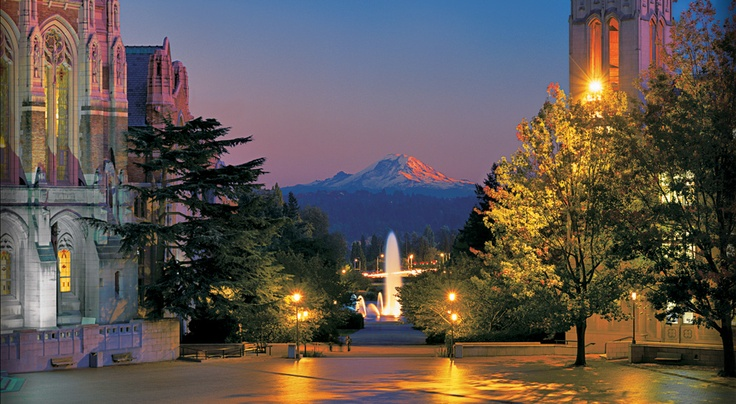
#> input picture lab2/Lab 2 Part 2 code files/test.jpg, 736 x 404 px, found by its file name
$ jupyter execute --allow-errors 'Lab2 Part2_Image Processing_Key.ipynb'
#> lines starting #> are read from the running program, lines starting #| are printed output that depends on the picture
[cell 1]
import matplotlib.pyplot as plt
import numpy as np
from PIL import Image

# Section 1: Pixels and Matrices

The following examples are meant to get you accustomed to and familiar with working with
images and matrices in python.

To better understand the way pixels work, we can use python to develop an 8-bit greyscale
image. To do this we can define a matrix filled with numeric values within the range of 0 and 255.
0 corresponds to black and 255 corresponds to white and the pixel definition varies linearly
between white and black between 0 and 255, hence the image being greyscale.

[cell 2]
# 2 dimentional (3 x 3) matrix A

A = np.array([[0, 130, 255],
              [0, 130, 255],
              [0, 130, 255]])

With matrix A defined in python, we can now use the plt.imshow() function to
display / plot the matrix as an image.

[cell 3]
plt.imshow(A, vmin=0,vmax=255,cmap='gray')

### Exercise 1a:
After understanding the development of a 2-dimensional matrix and functions used
to display the defined image, develop a 6x6 checkerboard image as following:

[cell 4]
odd_line = [255, 0, 255, 0, 255, 0]
even_line = [0, 255, 0, 255, 0, 255]
matrix_1a = [odd_line, even_line, odd_line, even_line, odd_line, even_line]

plt.imshow(matrix_1a, vmin = 0, vmax = 255, cmap='gray')

More definition can be added to your image by defining a matrix with more rows and columns.
Below is a 12x11 matrix. The code illustrates one way to develop matrix A and, then, an equivalent
but easier way.

[cell 5]
# Below is a 12 x 11 matrix.

A = np.array([[  1,   1,   1,   1,   1,   1,   1,   1,   1,   1,   1],
              [  1,   1,   1,   1,   1,   1,   1,   1,   1,   1,   1],
              [  1,   1,   1,   1,   1,   1,   1,   1,   1,   1,   1],
              [  1,   1,   1,   1,   1,   1,   1,   1,   1,   1,   1],
              [  0,  25,  50,  75, 100, 125, 150, 175, 200, 225, 250],
              [  0,  25,  50,  75, 100, 125, 150, 175, 200, 225, 250],
              [  0,  25,  50,  75, 100, 125, 150, 175, 200, 225, 250],
              [  0,  25,  50,  75, 100, 125, 150, 175, 200, 225, 250],
              [255, 255, 255, 255, 255, 255, 255, 255, 255, 255, 255],
              [255, 255, 255, 255, 255, 255, 255, 255, 255, 255, 255],
              [255, 255, 255, 255, 255, 255, 255, 255, 255, 255, 255],
              [255, 255, 255, 255, 255, 255, 255, 255, 255, 255, 255]])

is equivalent to:

[cell 6]
# The code below illustrates one way to develop the equivalent 12 x 11 matrix in an easier way.
A_part1 = 1*np.ones([4,11], dtype = int)
A_part2 = np.array([np.arange(0, 275, 25, dtype = int),
                   np.arange(0, 275, 25, dtype = int),
                   np.arange(0, 275, 25, dtype = int),
                   np.arange(0, 275, 25, dtype = int)])
A_part3 = 255*np.ones([4,11], dtype = int)

A_new = np.append(A_part1, A_part2, axis = 0)
A_new = np.append(A_new, A_part3, axis = 0)

print(np.array_equal(A, A_new))

Using np.arange() and np.ones(), you can easily build up your image with thousands of pixels if desired.
And to display the image defined with matrix A, we can use the following code.

[cell 7]
plt.imshow(A_new, vmin = 0, vmax = 255, cmap='gray')

A simple “transpose” operation may be performed on the matrix by using the “.T” transpose
function. By running the following lines of code you can visually understand how a transpose
alters an image in a new figure.

[cell 8]
# A simple "transpose" operation may be performed on the matrix by using the “.T” transpose function
print(A_new.T)
plt.imshow(A_new.T, vmin = 0, vmax = 255, cmap='gray')

   So far we have been working with greyscale images, where pixel intensity values from 0 to 255
represent black, white, and various shades of grey. How about color images, how are they different
from greyscale images?

   First off, color will add depth to your image as well as to the matrix
producing it. By adding color, there will be 3 dimensions to your matrix (MxNxD). The additional
3
rd dimension (denoted by D), added to the 2-dimnesional case seen prior as greyscale, accounts
for the RGB layers (Red, Green, Blue) of the color image. Each pixel now has 3 components, so,
we will have 3 matrices to describe the R and G and B pieces of the colored image. Here is an
example where you will be able to recognize many similarities to the previous greyscale code:

[cell 9]
# Color: RGB 3-Dimentional Matrix
# Overlay 3 Matrices

# Define the Red layer
A_R = [[255, 0, 0],
       [255, 0, 0],
       [255, 0, 0]]

# Define the Green layer
A_G = [[0, 255, 0],
       [0, 255, 0],
       [0, 255, 0]]

# Define the Blue layer
A_B = [[0, 0, 255],
       [0, 0, 255],
       [0, 0, 255]]

# Overlay 3 layers
A = np.stack([A_R, A_G, A_B], axis = 2)
print(A)

# print the defined image
plt.imshow(A)

Here is an example of a larger image where colors overlay and are seen in an additive sense:

[cell 10]
# https://en.wikipedia.org/wiki/Additive_color
# Overlay 3 Matrices

# Define the sub-elements of matrices
Ele_1 = 255*np.ones([6,4], dtype = int)
Ele_2 = np.zeros([6,2], dtype = int)
Ele_3 = np.zeros([6,1], dtype = int)

# Define the Red layer
A_R = np.append(Ele_1, Ele_2, axis = 1)

# Define the Green layer
A_G = np.append(Ele_3, Ele_1, axis = 1)
A_G = np.append(A_G, Ele_3, axis = 1)

# Define the Blue layer
A_B = np.append(Ele_2, Ele_1, axis = 1)

# Overlay RGB layers
A = np.stack([A_R, A_G, A_B], axis = 2)

# print the defined image
plt.imshow(A)

### Exercise 1b
After understanding the development of a 3-dimensional matrix to produce an RGB
image and functions used to display the defined image, create a color pattern of your choice with
at least a 6 x 6 x 3 matrix.

# Section 2: Loading Images into Python notebook

The previous section was to get you familiar with using python to create and manipulate your
own images. You should now understand that images are stored as arrays/matrices in python.

Now let’s take an existing image and see how we can manipulate it. Before we can do this, we
must first load the image into python.
Loading an image into python can
be performed using a single function.

[cell 11]
# Use the following function to load your image('test.jpg')
IMG = plt.imread("test.jpg")
#> IMG is the input picture: shape (404, 736, 3); mean R, G, B 95.3, 85.5, 79.4
plt.imshow(IMG)

Note that in order to use this method, your image must be in your Current Jupyter Notebook Folder in order for
python to recognize and load it into your Workspace.

### Exercise 2a:
Do a google images search and download a color JPG format image. Use the above
methods to place your image into the python. Execute the plt.imread() command and
store your image as a variable called “IMG”.

#> (a cell that did not finish here is left out)

Notice that after you execute this command, a variable called IMG will be created. Notice that this
variable is actually a matrix of numbers, as explained in the first section of this lab. Take a second
to recall the significance of this. Python and pretty much all digital image processing software
tools store images as just huge matrices of numbers. From mathematics, we can perform
mathematical operations on matrices with ease. Many of the effects we will explore when we get
to the section on filtering involve simple mathematical operations on matrices. Keep this in mind
as you progress through the lab.

Now there are a few questions you should ask yourself at this point. From our previous discussion
the answers should hopefully be clear by now. One, why is the image sized the way it is, why does
it have three dimensions. Two, what do the values of the numbers mean? Before proceeding to the
next exercise, be sure to spend some time thinking about these questions.

# Section 3: Exploring the Image Structure

Notice that your dot JPG image is stored as a MxNx3 dimensional matrix (M denotes the number
of rows, N the number of columns, and 3 is the number of layers). You know that you can represent
any color as a combination of Red, Green, and Blue. These layers specify the exact content of each
of these RGB building blocks per pixel. To get a better understanding of this, you should break
the image up into components and display each layer as a separate image.

[cell 13]
# To separate the RGB layers, we can slice the IMG variable with following command
R = IMG[:, :, 0]

### Exercise 3a:
Separate your image into RGB layers. Execute the previously mentioned command
for each layer (R, G, and B, or the 1st, 2nd, and 3rd layers) of the image. Save your results in variables
R,G, and B for the next exercise. (NOTE: the python arrays start at index 0)

[cell 14]
# Separating RGB layers from the IMG
R = IMG[:, :, 0]
G = IMG[:, :, 1]
B = IMG[:, :, 2]

Look at the dimensions on each of these single layer matrices, you will notice that they are only MxN
and they are missing the third dimension. This is because you have in effect taken the single 3-
layered image and have split it up into three single layered images.

In order to get around this issue, for each image layer (R,G, and B), we will recreate the other two
layers. We will use all zeroes for the pixel values of these reconstructed layers, this will in effect
only show the RGB layer of interest when we call plt.imshow() (an RGB image with a nonzero Red
layer and zero Blue and Green layers). Here is the code which will accomplish all of the above.

[cell 15]
# Construct the all zero M x N helper matrix
helper_layer = np.zeros(R.shape, dtype = int)

# Construct the new images with separated R, G, B layers
red_only   = np.stack([R, helper_layer, helper_layer], axis = 2)
green_only = np.stack([helper_layer, G, helper_layer], axis = 2)
blue_only  = np.stack([helper_layer, helper_layer, B], axis = 2)

### Exercise 3b:
Look at the original image; can you guess which of the RGB layers seems to be of
most importance or is most prevalent? (Does the image have a redder tone to it? You could say
that the Red layer is most prevalent). Display each of the RGB layers using imshow().

[cell 16]
plt.figure(1)
plt.imshow(red_only)
plt.figure(2)
plt.imshow(green_only)
plt.figure(3)
plt.imshow(blue_only)

##### After you have identified which layer you think is of most importance, let’s see what happens to the image if we alter that particular layer

### Exercise 3c:
Scale this layer of your image by some factor which is less than 1. For example, using
the following line of code, I can scale down the red layer of my image by a scale factor of 0.2, and
then add it back to my original image:

[cell 17]
# Scale down the red layer
new_R = np.array(0.2 * R, dtype = int)
# Construct new image with scaled layer
new_image_1 = np.stack([new_R, G, B], axis = 2)

# [7 lines of commented-out code are left out]

[cell 18]
# Scale down the blue layer
new_B = np.array(0.2 * B, dtype = int)
# Construct new image with scaled layer
new_image_2 = np.stack([R, G, new_B], axis = 2)

### Exercise 3d:
Display this new image and compare it to the original image, would you say your
image looks better or worse? Comment.

[cell 19]
plt.figure(1)
plt.imshow(new_image_1)
plt.figure(2)
plt.imshow(new_image_2)
plt.figure(3)
plt.imshow(IMG)

### Exercise 3e:

#### Teeth Whitening.

Whitening toothpaste often achieves its goal by taking advantage of a phenomenon known as an
optical shift. Basically, a blue pigment contained in the toothpaste is applied to stained teeth during
regular brushing. A thin layer of this pigment is deposited which alters the optical qualities (how
the light reflected off of the surface of the tooth is perceived by the brain) of the stained tooth and
makes the tooth appear visibly whiter. In this exercise, we will simulate the effects of whitening
toothpaste on some yellowed teeth using python and the concepts you have learned so far.

Complete the following steps using the provided image, ‘stained_teeth.jpg’.

Step 1) Import the image “stained_teeth.jpg” into your workspace.

Step 2) Separate the blue layer from this image. Amplify this layer by scaling it up by some number
greater than 1.

Step 3) Take your new blue layer, and combine it with the original red and green layers of the
“stained_teeth” image. (Hint: You can make use of the cat() function to do this.)

Step 4) Show the new image next to the old image using subplot(). Do the teeth appear whiter? If
there is no noticeable effect, try increasing your scale factor.

Step 5) Try different scaling factors for the blue layer, display two new images with differently
scaled blue layers.

#> (a cell that did not finish here is left out)

#> (a cell that did not finish here is left out)

# Section 4: Median Filter and Image Blending

By now, you know that images are just large matrices of numbers. You also know how to do basic
manipulations to those matrices to achieve some desired effect. We are now in a position to start
exploring more advanced effects such as image filtering. Understand that the word “filtering” is
used in the common sense, in that a filter is just something which removes undesirable components
and lets the good components pass. In this section, we will start off with image filtering to remove
undesirable effects, formally known as “noise”.

#> (a cell that did not finish here is left out)

### Exercise4a:

Complete the median filter function below and run it on "noise_IMG" with window size of 7x7. Compare the output image with the original image, could you notice the improvement?

[cell 23]
# [31 lines left out: function median_filter, not called in this run]

#> (a cell that did not finish here is left out)

### Exercise4b:

Try filter the original image with different kernal sizes. Could you tell how does kernal sizes affect the result?

#> (a cell that did not finish here is left out)

Besides denoising, we can also blend different images together to create "illusions".

To blend the images, we want to first resize them to the same size. For resizing, we will need a new way to load and save the images as following.

#> (a cell that did not finish here is left out)

Then, you can blend the images with following steps:

    1) Initialize the RGB layers for result image.

    2) Separate the RGB layers of original images.

    3) Multiply the separated layers with a blending weight coefficient.

    4) Add the corresponding layers together.

    5) Overlay the layers to get the blended image.

#> (a cell that did not finish here is left out)

### Exercise 4c:
Try different blending weight coefficiencts and display different blended images. Could you tell how the coefficients affects the resulting images?

# Section 5: Filtering

## Instructions

In this section, we have provided a couple filters for you to play with. If you are familiar for Python, feel free to examine the code to see what each function is doing, but for this class, you will not need to understand the inner working of these functions.

[cell 28]
# [5 lines of commented-out code are left out]

def scale_RGB(img, R_factor, G_factor, B_factor):
    temp_R = img[:, :, 0].astype(np.int16)
    temp_G = img[:, :, 1].astype(np.int16)
    temp_B = img[:, :, 2].astype(np.int16)

    new_R = np.array(R_factor * temp_R, dtype = np.int16)
    new_G = np.array(G_factor * temp_G, dtype = np.int16)
    new_B = np.array(B_factor * temp_B, dtype = np.int16)

    return np.stack([new_R, new_G, new_B], axis = 2)

[cell 29]
# adjust the contrast of an image
# img = input image
# val = contrast value

def contrast(img, val):
#> called with val = 128
    temp_R = img[:, :, 0].astype(np.int16)
    temp_G = img[:, :, 1].astype(np.int16)
    temp_B = img[:, :, 2].astype(np.int16)

    factor = (259 * (val + 255)) / (255 * (259 - val))

    new_R_val = factor * (temp_R - 128) + 128
    new_G_val = factor * (temp_G - 128) + 128
    new_B_val = factor * (temp_B - 128) + 128

    new_R = np.array(new_R_val, dtype = int)
    new_G = np.array(new_G_val, dtype = int)
    new_B = np.array(new_B_val, dtype = int)

    return np.stack([new_R, new_G, new_B], axis = 2)

[cell 30]
# turn an image into black and white
# img = input img

def grayscale(img):
    Rval = IMG[:,:,0].reshape(-1).astype(np.int16)
    Gval = IMG[:,:,1].reshape(-1).astype(np.int16)
    Bval = IMG[:,:,2].reshape(-1).astype(np.int16)

    gray = 0.2989 * Rval + 0.5870 * Gval + 0.1140 * Bval
    gray = gray.reshape(len(IMG), len(IMG[0])).astype(np.int16)
    gray = np.stack([gray, gray, gray], axis = 2).astype(np.uint8)
#> gray: shape (404, 736, 3)

    return gray

[cell 31]
# flip the image horizontally
# img = input img

def h_flip(img):
    new_img = np.zeros(shape=img.shape)
    for row in range(len(img)):
        new_img[row] = img[row][::-1]
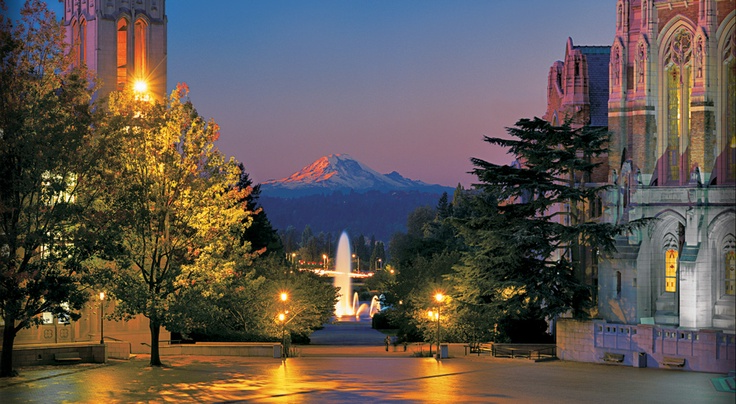
#> new_img: shape (404, 736, 3) float64; mean R, G, B 95.3, 85.5, 79.4

    return new_img.astype(np.int16)

Here are some examples of how these functions are used.

#> (a cell that did not finish here is left out)

[cell 33]
IMG2 = contrast(IMG, 128)
plt.imshow(IMG2)

[cell 34]
IMG2 = grayscale(IMG)
plt.imshow(IMG2)

[cell 35]
IMG2 = h_flip(IMG)
plt.imshow(IMG2)

## Exercises

For these following exercises, we will provide you two images that have been destroyed. Your task is to restore them to their original form as best as you can.

### Exercise 5a:
 This is an image of a UW student by week 2 of every quarter.

[cell 36]
# load in original image
img_q1 = plt.imread("dub.jpg")
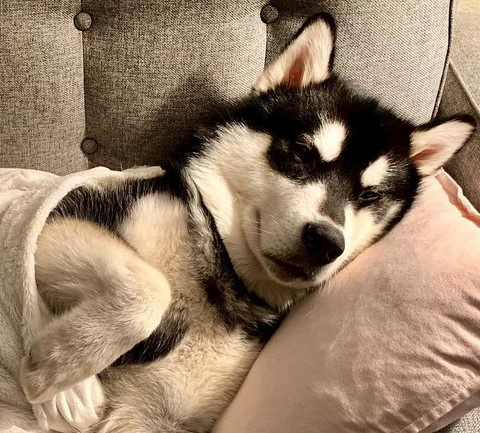
#> input picture lab2/Lab 2 Part 2 code files/dub.jpg, 480 x 433 px, found by its file name
#> img_q1 is the input picture: shape (433, 480, 3); mean R, G, B 151.1, 127.3, 104.1
plt.imshow(img_q1)

[cell 37]
# How img_q1 was modified
img_q1_mod = scale_RGB(img_q1, 0.5, 4, 1)
#> in scale_RGB, `temp_R = img[:, :, 0].astype(np.int16)`:
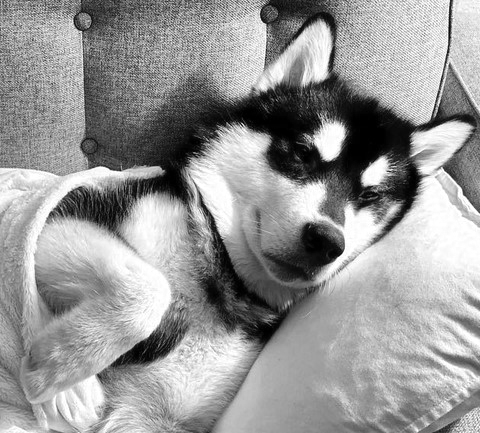
#> temp_R: shape (433, 480) int16; min 0, max 255, mean 151.1
#> in scale_RGB, `temp_G = img[:, :, 1].astype(np.int16)`:
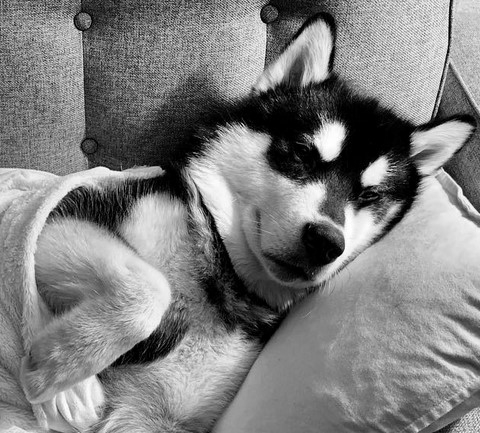
#> temp_G: shape (433, 480) int16; min 0, max 255, mean 127.3
#> in scale_RGB, `temp_B = img[:, :, 2].astype(np.int16)`:
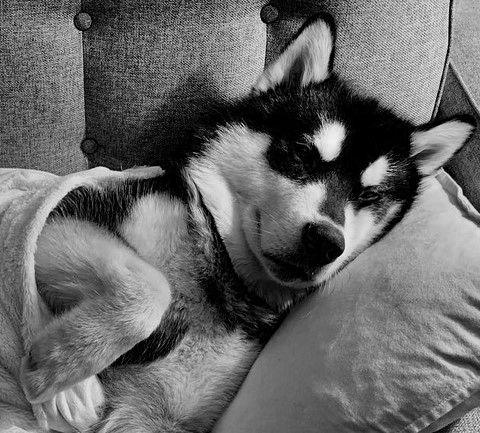
#> temp_B: shape (433, 480) int16; min 0, max 243, mean 104.1
#> in scale_RGB, `new_R = np.array(R_factor * temp_R, dtype = np.int16)`:
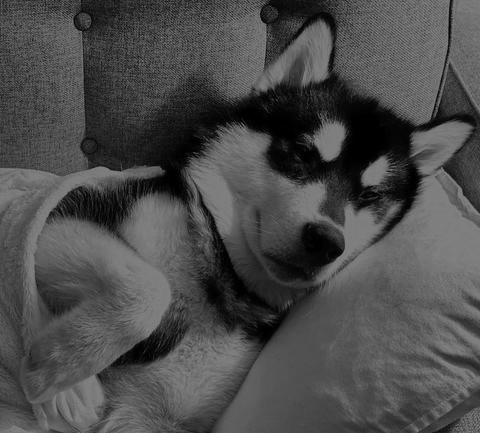
#> new_R: shape (433, 480) int16; min 0, max 127, mean 75.3
#> in scale_RGB, `return np.stack([new_R, new_G, new_B], axis = 2)`:
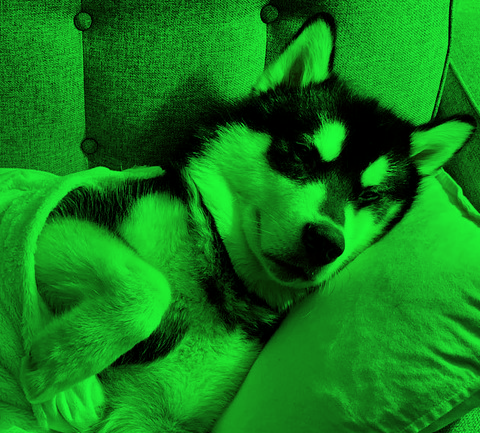
#> returned value: shape (433, 480, 3) int16; mean of channels 0, 1, 2 75.3, 509.2, 104.1; drawn with min black and max white
print(img_q1_mod[:,:,1])
#> (printed output is left out)
img_q1_mod = img_q1_mod
plt.imshow(img_q1_mod)
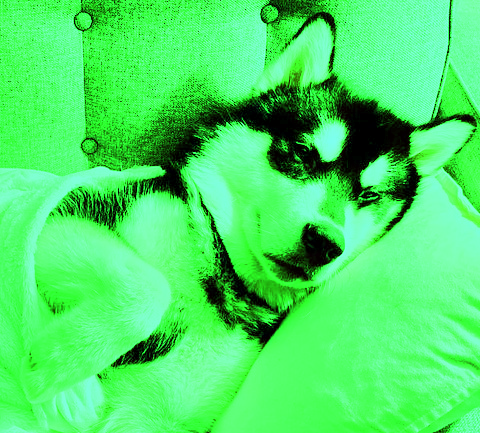
#> shown: shape (433, 480, 3); mean R, G, B 75.3, 225.9, 104.1

[cell 38]
# Save the modified img_q1 to a txt file because plt.imsave can only save uint8,
# which results in data loss after modification
np.savetxt('section_6_q1.txt', img_q1_mod.reshape(img_q1_mod.shape[0], -1))

#> (a cell that did not finish here is left out)

#> (a cell that did not finish here is left out)

### Exercise 5b:
 This is an image of the building belonging to the best department at UW. (Hint: You will also need to flip the image.)

[cell 41]
# load in original image
img_q2 = plt.imread("EEBuilding.jpg")
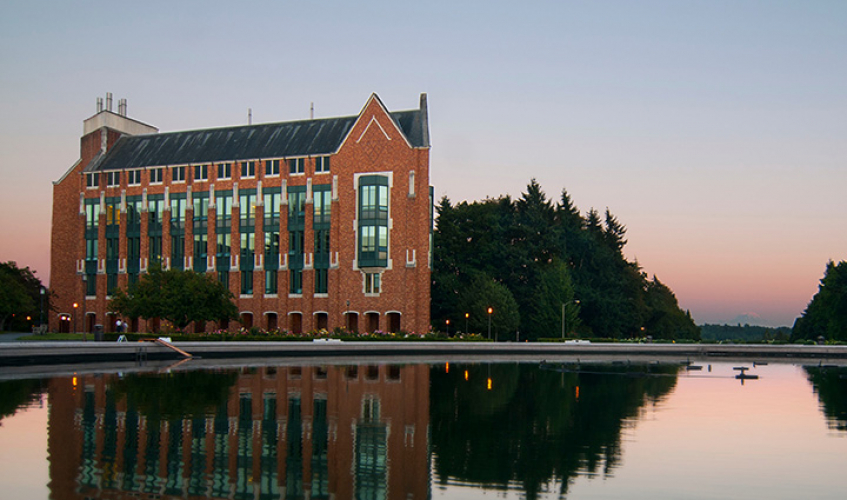
#> input picture lab2/Lab 2 Part 2 code files/EEBuilding.jpg, 847 x 500 px, found by its file name
#> img_q2 is the input picture: shape (500, 847, 3); mean R, G, B 119.5, 116.1, 113
plt.imshow(img_q2)

[cell 42]
# How img_q2 was modified
img_q2_mod = h_flip(img_q2)
#> after the loop in h_flip (call 2), `for row in range(len(img)):`:
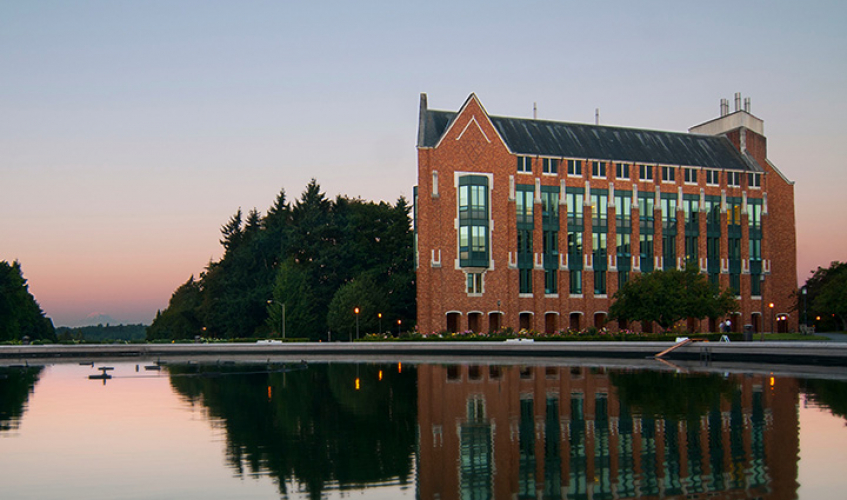
#> new_img: shape (500, 847, 3) float64; mean R, G, B 119.5, 116.1, 113
img_q2_mod = contrast(img_q2_mod, -175)
